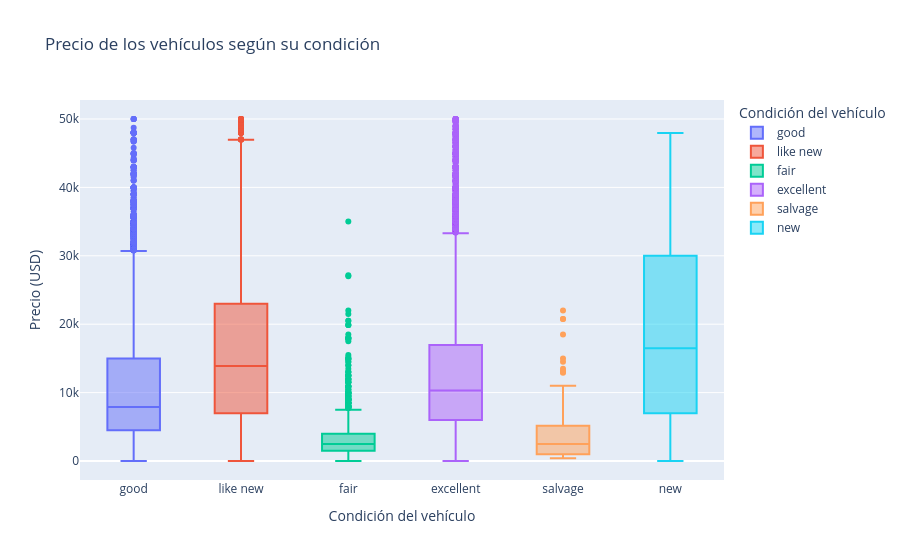

The cell this chart's notebook holds for it:
### Code cell
# Diagrama de caja por condición del vehículo

fig = px.box(
    df_filtered,
    x='condition',
    y='price',
    color='condition',
    title='Precio de los vehículos según su condición',
    labels={
        'condition': 'Condición del vehículo',
        'price': 'Precio (USD)'
    }
)

fig.show()

### Figure 1 — Plotly figure (JSON) as saved in the notebook; plotly's stock layout.template omitted (floating-point values rounded to 4 significant figures; data arrays with more than 128 entries replaced by an {"elided": "..."} marker saying what was removed)
{"data": [{"alignmentgroup": "True", "hovertemplate": "Condición del vehículo=%{x}<br>Precio (USD)=%{y}<extra></extra>", "legendgroup": "good", "marker": {"color": "#636efa"}, "name": "good", "notched": false, "offsetgroup": "good", "orientation": "v", "showlegend": true, "type": "box", "x": {"elided": "20107 str values"}, "x0": " ", "xaxis": "x", "y": {"elided": "20107 int values"}, "y0": " ", "yaxis": "y"}, {"alignmentgroup": "True", "hovertemplate": "Condición del vehículo=%{x}<br>Precio (USD)=%{y}<extra></extra>", "legendgroup": "like new", "marker": {"color": "#EF553B"}, "name": "like new", "notched": false, "offsetgroup": "like new", "orientation": "v", "showlegend": true, "type": "box", "x": {"elided": "4675 str values"}, "x0": " ", "xaxis": "x", "y": {"elided": "4675 int values"}, "y0": " ", "yaxis": "y"}, {"alignmentgroup": "True", "hovertemplate": "Condición del vehículo=%{x}<br>Precio (USD)=%{y}<extra></extra>", "legendgroup": "fair", "marker": {"color": "#00cc96"}, "name": "fair", "notched": false, "offsetgroup": "fair", "orientation": "v", "showlegend": true, "type": "box", "x": {"elided": "1606 str values"}, "x0": " ", "xaxis": "x", "y": {"elided": "1606 int values"}, "y0": " ", "yaxis": "y"}, {"alignmentgroup": "True", "hovertemplate": "Condición del vehículo=%{x}<br>Precio (USD)=%{y}<extra></extra>", "legendgroup": "excellent", "marker": {"color": "#ab63fa"}, "name": "excellent", "notched": false, "offsetgroup": "excellent", "orientation": "v", "showlegend": true, "type": "box", "x": {"elided": "24674 str values"}, "x0": " ", "xaxis": "x", "y": {"elided": "24674 int values"}, "y0": " ", "yaxis": "y"}, {"alignmentgroup": "True", "hovertemplate": "Condición del vehículo=%{x}<br>Precio (USD)=%{y}<extra></extra>", "legendgroup": "salvage", "marker": {"color": "#FFA15A"}, "name": "salvage", "notched": false, "offsetgroup": "salvage", "orientation": "v", "showlegend": true, "type": "box", "x": ["salvage", "salvage", "salvage", "salvage", "salvage", "salvage", "salvage", "salvage", "salvage", "salvage", "salvage", "salvage", "salvage", "salvage", "salvage", "salvage", "salvage", "salvage", "salvage", "salvage", "salvage", "salvage", "salvage", "salvage", "salvage", "salvage", "salvage", "salvage", "salvage", "salvage", "salvage", "salvage", "salvage", "salvage", "salvage", "salvage", "salvage", "salvage", "salvage", "salvage", "salvage", "salvage", "salvage", "salvage", "salvage", "salvage", "salvage", "salvage", "salvage", "salvage", "salvage", "salvage", "salvage", "salvage", "salvage", "salvage", "salvage", "salvage", "salvage", "salvage", "salvage", "salvage", "salvage", "salvage", "salvage", "salvage", "salvage", "salvage", "salvage", "salvage", "salvage", "salvage", "salvage", "salvage", "salvage", "salvage", "salvage", "salvage", "salvage", "salvage", "salvage", "salvage", "salvage", "salvage", "salvage", "salvage", "salvage", "salvage", "salvage", "salvage", "salvage", "salvage", "salvage", "salvage", "salvage", "salvage", "salvage", "salvage", "salvage", "salvage", "salvage", "salvage", "salvage", "salvage", "salvage", "salvage", "salvage", "salvage", "salvage", "salvage", "salvage", "salvage", "salvage", "salvage", "salvage"], "x0": " ", "xaxis": "x", "y": [600, 1000, 5500, 999, 850, 5000, 8000, 2500, 1800, 1000, 1500, 1800, 8000, 580, 2700, 11000, 800, 800, 3800, 4100, 12900, 400, 18500, 13500, 5500, 900, 850, 4500, 3750, 22000, 800, 1700, 9450, 2000, 1500, 5000, 4000, 800, 13000, 800, 15000, 2950, 1500, 3500, 800, 10700, 9975, 1400, 1200, 3500, 800, 20750, 8750, 13200, 6750, 2950, 2495, 2400, 2700, 2500, 800, 1200, 1200, 1000, 4500, 500, 4700, 1000, 3500, 5200, 20750, 8750, 8725, 750, 5000, 1700, 3000, 3000, 6000, 2500, 700, 5990, 500, 2500, 2250, 650, 700, 1000, 1900, 600, 7000, 1000, 1500, 7000, 4800, 500, 2000, 700, 3000, 5000, 7000, 450, 9900, 1500, 5000, 14500, 500, 1500, 1000, 850, 500, 3500, 5000, 2900, 2700], "y0": " ", "yaxis": "y"}, {"alignmentgroup": "True", "hovertemplate": "Condición del vehículo=%{x}<br>Precio (USD)=%{y}<extra></extra>", "legendgroup": "new", "marker": {"color": "#19d3f3"}, "name": "new", "notched": false, "offsetgroup": "new", "orientation": "v", "showlegend": true, "type": "box", "x": ["new", "new", "new", "new", "new", "new", "new", "new", "new", "new", "new", "new", "new", "new", "new", "new", "new", "new", "new", "new", "new", "new", "new", "new", "new", "new", "new", "new", "new", "new", "new", "new", "new", "new", "new", "new", "new", "new", "new", "new", "new", "new", "new", "new", "new", "new", "new", "new", "new", "new", "new", "new", "new", "new", "new", "new", "new", "new", "new", "new", "new", "new", "new", "new", "new", "new", "new", "new", "new", "new", "new", "new", "new", "new", "new", "new", "new", "new", "new", "new", "new", "new", "new", "new", "new", "new", "new", "new", "new", "new", "new", "new", "new", "new", "new", "new", "new", "new", "new", "new", "new", "new", "new", "new", "new", "new", "new", "new", "new", "new", "new", "new", "new", "new", "new", "new", "new", "new", "new", "new", "new"], "x0": " ", "xaxis": "x", "y": [34000, 30000, 44505, 23000, 7000, 8300, 26000, 37490, 37490, 4500, 32500, 4700, 12, 6200, 7500, 12300, 1, 45500, 28000, 4500, 9800, 9600, 14500, 29900, 3995, 2400, 3995, 42000, 42500, 1, 33390, 4950, 12995, 6300, 4950, 18800, 250, 12000, 8300, 35000, 1500, 3995, 7000, 250, 250, 28000, 17500, 23000, 8995, 8700, 2900, 2500, 1, 11000, 16950, 14950, 15300, 38800, 14995, 41500, 8500, 17995, 38000, 4500, 46058, 7900, 25629, 38414, 45962, 41800, 30740, 22525, 30000, 22146, 25629, 21696, 29900, 13990, 29000, 6500, 4500, 4999, 11000, 9200, 16200, 23999, 18000, 26000, 12500, 38900, 22525, 30000, 36494, 36347, 36347, 36347, 36262, 45613, 47950, 37784, 45613, 30000, 8399, 46200, 14500, 21999, 16499, 20000, 9800, 3200, 7100, 22300, 6995, 14600, 3800, 13900, 19950, 6800, 8200, 19000, 18995], "y0": " ", "yaxis": "y"}], "layout": {"boxmode": "overlay", "legend": {"title": {"text": "Condición del vehículo"}, "tracegroupgap": 0}, "title": {"text": "Precio de los vehículos según su condición"}, "xaxis": {"anchor": "y", "categoryarray": ["good", "like new", "fair", "excellent", "salvage", "new"], "categoryorder": "array", "domain": [0, 1], "title": {"text": "Condición del vehículo"}}, "yaxis": {"anchor": "x", "domain": [0, 1], "title": {"text": "Precio (USD)"}}}}
